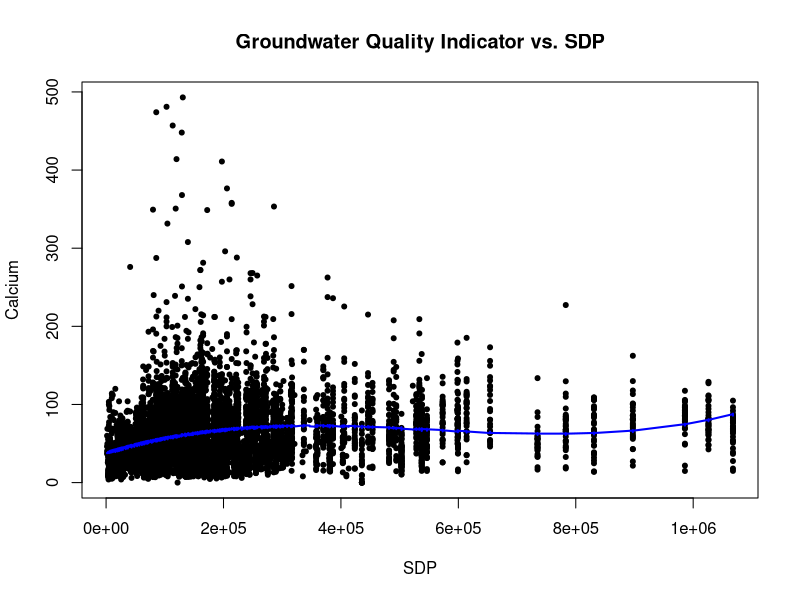

Here is the R script that generated this plot:
# Load required library
library(readr)
library(tidyr)
library(dplyr)
library(car)

# Read the data
data <- read.csv("Excels/merged_table.csv")

# Drop rows with missing values
data <- na.omit(data)

# Define independent variables
x <- data$SDP
x2 <- x^2
x3 <- x^3
x4 <- data$Gini

# Create polynomial features
X_poly <- cbind(x, x2, x3, x4)  # Including x4 (Gini) in the polynomial features

# Define dependent variable
y <- data$calcium

# Convert matrix to data frame
X_poly_df <- as.data.frame(X_poly)

# Fit the model
model <- lm(y ~ ., data = X_poly_df)

# Summarize the model
summ_model <- summary(model)
print(summ_model)

# Plot the graph
plot(data$SDP, data$calcium, main = "Groundwater Quality Indicator vs. SDP",
     xlab = "SDP", ylab = "Calcium", pch = 20, col = "black")

# Add regression line
lines(sort(data$SDP), predict(model)[order(data$SDP)], col = "blue",lwd=2)
